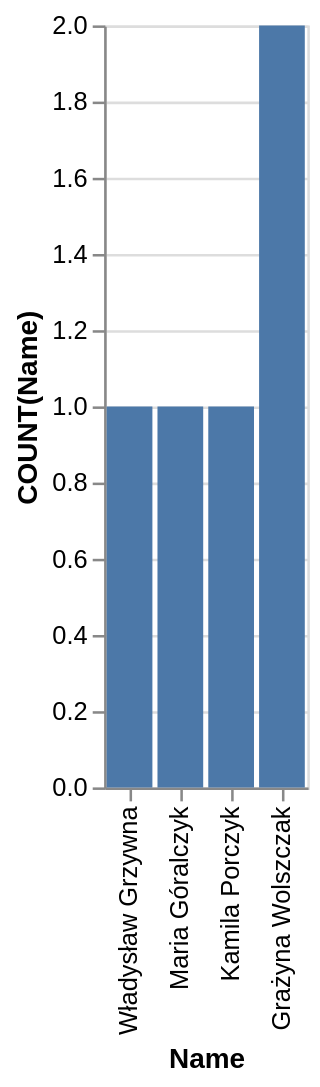

This figure's Vega-Lite source:
### Vega-Lite specification from a JSON file in a GitHub repository (floating-point values rounded to 4 significant figures)
{"data": {"values": [{"x_data": "Władysław Grzywna", "y_data": 1}, {"x_data": "Maria Góralczyk", "y_data": 1}, {"x_data": "Kamila Porczyk", "y_data": 1}, {"x_data": "Grażyna Wolszczak", "y_data": 2}]}, "mark": "bar", "encoding": {"x": {"field": "x_data", "type": "nominal", "title": "Name", "sort": "descending"}, "y": {"field": "y_data", "type": "quantitative", "title": "COUNT(Name)"}}}
